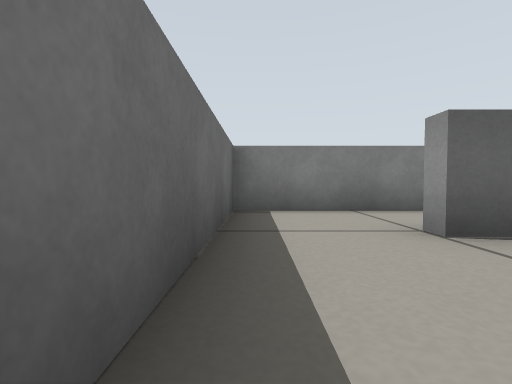
View 1 (above)

18 first-person views from a walk through a robot-simulator world made for Gazebo. The camera is 0.22 m above the floor, tilts 2° down and sees 85° across. The floor is counted in squares, 0.5 m on a side. Each view is taken from the middle of a square. On the plan, view 1 faces up. The plan holds only what a view shows up to about 9 squares ahead; the rest is blank.

View 2
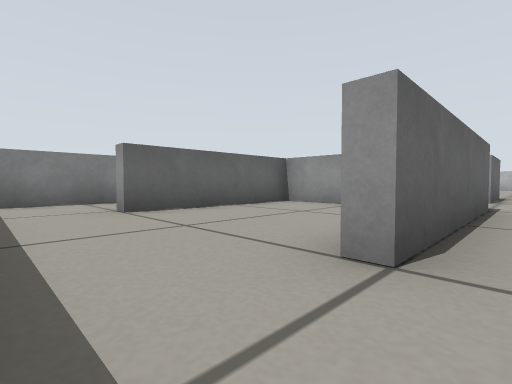

View 3
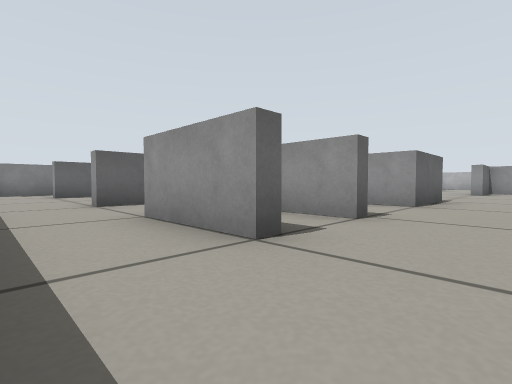

View 4
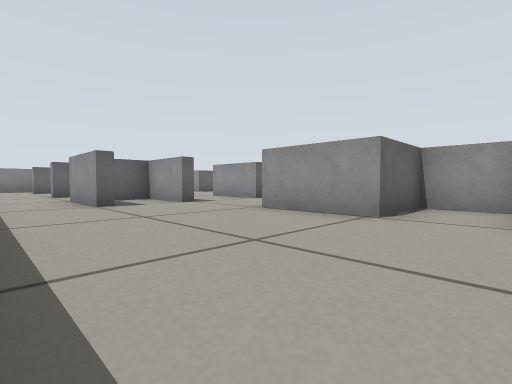

View 5
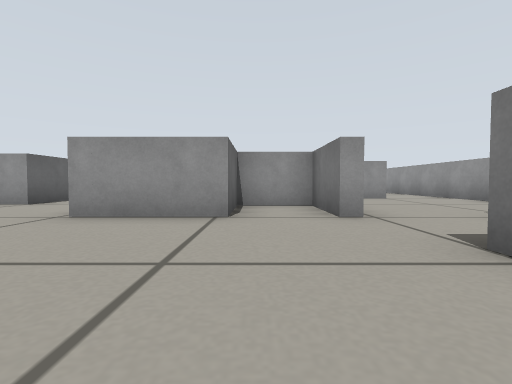

View 6
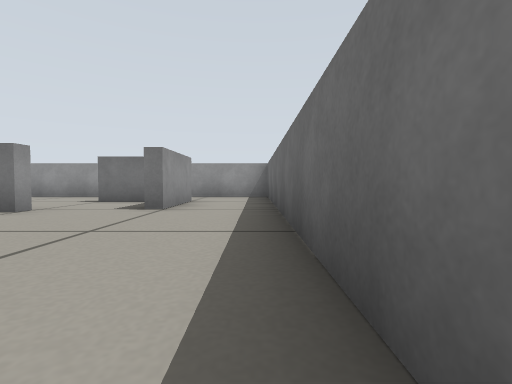

View 7
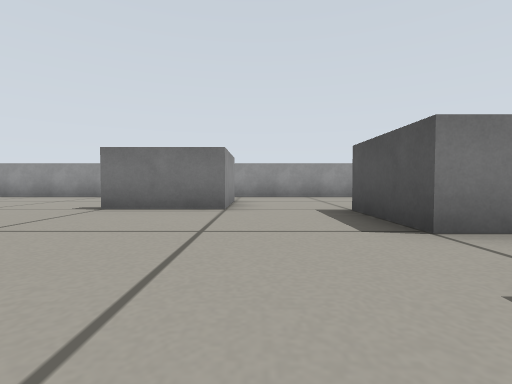

View 8
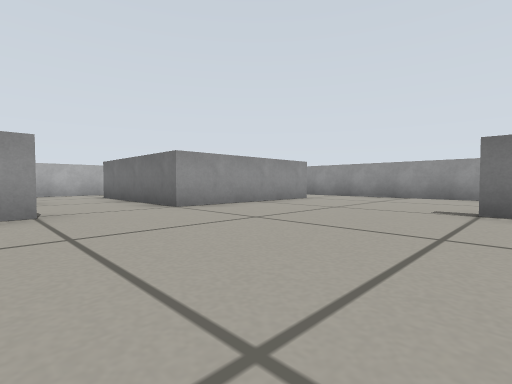

View 9
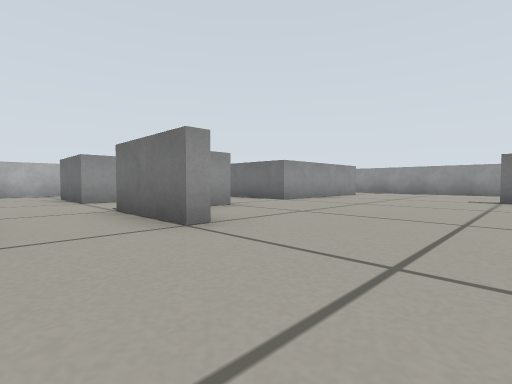

View 10
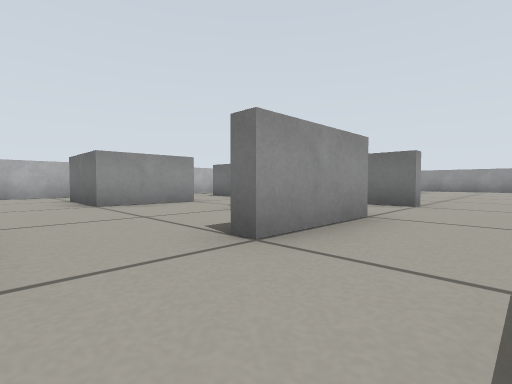

View 11
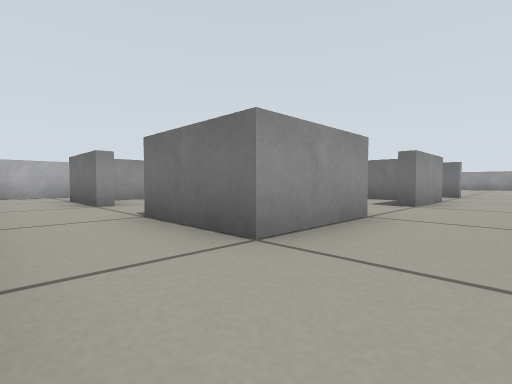

View 12
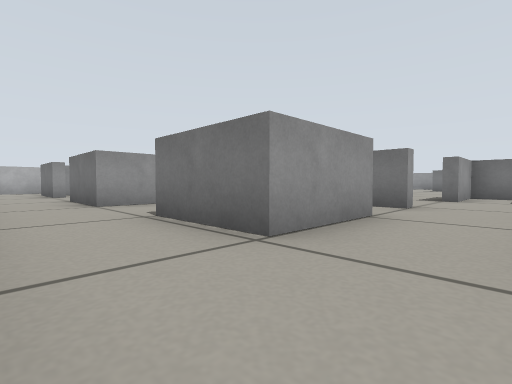

View 13
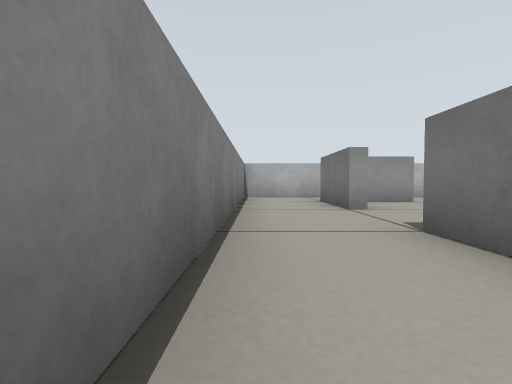

View 14
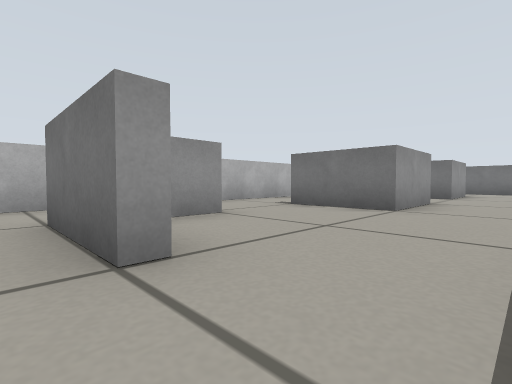

View 15
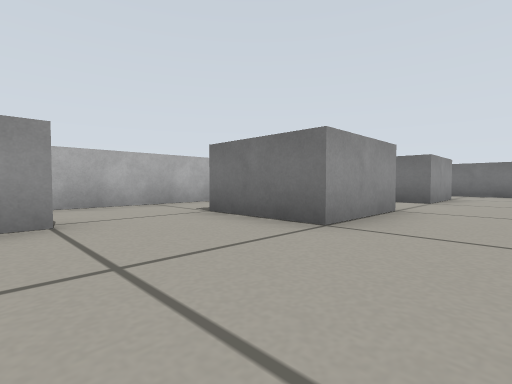

View 16
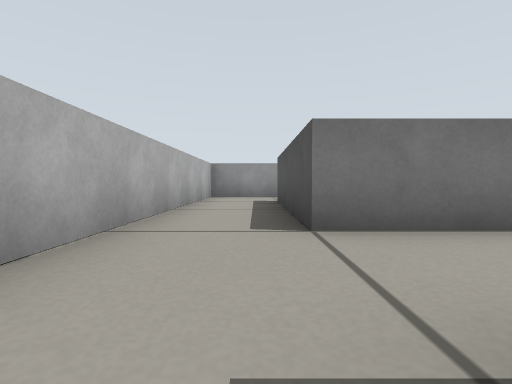

View 17
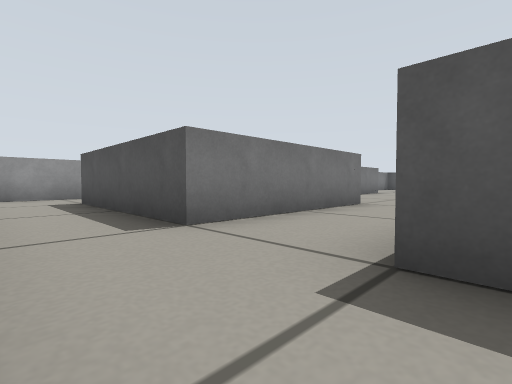

View 18
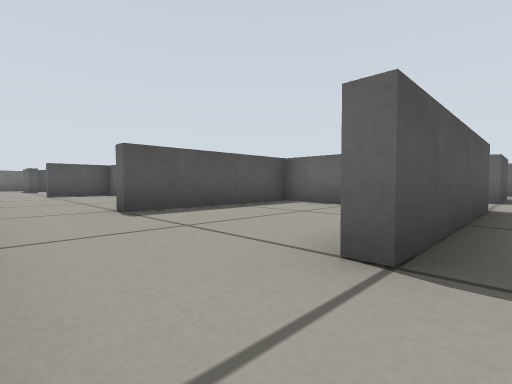

### Floor plan
Points are (right, up) in squares from view 1. A wall is a line through its corners. A room is listed if a view was taken in it or the views show most of it. See-through windows are left out.
Room 1 (view 1)
walls: (-0.4, 1.4) (-0.4, 0.2); (5.2, 0.8) (5.2, 2.2) (1.5, 2.2)
ways out: opening at (0.5, -1) to room 2; opening at (0.5, 2) to room 2
Room 2 (views 2, 3, 4, 5, 6, 7, 8, 9, 10, 11, 12, 13, 14, 15, 16, 17, 18)
walls: (7.6, -5.5) (5.5, -5.5) (5.5, -3.7); (11.4, -5.5) (13.5, -5.5); (11.5, -3.6) (11.5, -1.5); (9.5, -1.5) (7.5, -1.5); (12.3, -3.2) (13.1, -3.2); (13.2, -7.6) (13.2, -7); (5.5, -1.5) (1.5, -1.5) (1.5, -1.1); (3.6, -5.5) (3.2, -5.5); (7.5, 0.3) (7.5, 2.5) (9.5, 2.5); (11.5, 0.4) (11.5, 2.5) (13.5, 2.5); (4.7, -9.5) (5.5, -9.5) (5.5, -11.4); (15.5, -3.5) (15.5, -1.5) (17.5, -1.5); (15.5, -7.5) (15.5, -5.5) (17.5, -5.5) (17.5, -7.5); (3.5, -9.7) (3.5, -7.6); (7.8, -12.4) (7.8, -13.5); (1.5, -5.6) (1.5, -3.5); (7.5, -13.6) (7.5, -11.5) (9.5, -11.5); (13.5, -13.5) (13.5, -9.5) (17.5, -9.5) (17.5, -13.5); (-0.4, -7.3) (-0.3, -15.4) (2, -15.4); (17.2, 0.4) (17.2, 1.8); (15.4, 2.5) (17.5, 2.5); (19.3, -5.9) (19.3, 0.3); (2.4, -13.2) (3.5, -13.2); (2.6, 4.3) (-0.4, 4.3) (-0.4, 1.4); (1.5, -13.5) (1.5, -11.5); (4, -15.4) (13.6, -15.4); (19.3, 2) (19.3, 4.3) (11.2, 4.3); (17, -15.4) (19.3, -15.4) (19.3, -8.1)
ways out: opening at (0.5, -1) to room 1; opening at (0.5, 2) to room 1; opening at (14, -14.5) to room 3; opening at (17, -14.5) to room 3
Room 3 (no view inside)
walls: (17.5, -13.5) (17.1, -13.5); (13.6, -15.4) (14.8, -15.4); (15.3, -9.7) (13.8, -9.7) (13.8, -13.5)
ways out: opening at (14, -14.5) to room 2; opening at (17, -14.5) to room 2

Positions as (right, up) in squares from view 1, and headings:
1: (0, 0), facing up
2: (0, -2), facing up-right
3: (0, -7), facing up-right
4: (0, -11), facing up-right
5: (0, -10), facing right
6: (0, -7), facing down
7: (7, -7), facing down
8: (9, -7), facing down-right
9: (9, -4), facing down-right
10: (10, 0), facing down-right
11: (10, 4), facing down-right
12: (6, 4), facing down-right
13: (11, 4), facing right
14: (14, 3), facing down-right
15: (14, 1), facing down-right
16: (18, -7), facing down
17: (19, -7), facing down-left
18: (18, -15), facing up-left
